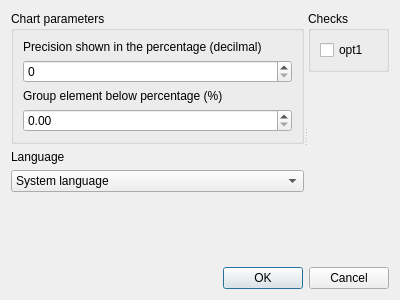
<?xml version="1.0" encoding="UTF-8"?>
<ui version="4.0">
 <class>SettingsDialog</class>
 <widget class="QDialog" name="SettingsDialog">
  <property name="geometry">
   <rect>
    <x>0</x>
    <y>0</y>
    <width>400</width>
    <height>300</height>
   </rect>
  </property>
  <property name="windowTitle">
   <string>Dialog</string>
  </property>
  <layout class="QVBoxLayout" name="verticalLayout">
   <item>
    <widget class="QSplitter" name="splitter">
     <property name="orientation">
      <enum>Qt::Horizontal</enum>
     </property>
     <widget class="QWidget" name="widget" native="true">
      <layout class="QVBoxLayout" name="verticalLayout_3">
       <item>
        <widget class="QGroupBox" name="groupBoxParams">
         <property name="title">
          <string>Chart parameters</string>
         </property>
         <layout class="QVBoxLayout" name="verticalLayout_2">
          <item>
           <widget class="QLabel" name="labelpercPrec">
            <property name="text">
             <string>Precision shown in the percentage (decilmal)</string>
            </property>
           </widget>
          </item>
          <item>
           <widget class="QSpinBox" name="spinBoxPrec">
            <property name="sizePolicy">
             <sizepolicy hsizetype="Preferred" vsizetype="Fixed">
              <horstretch>0</horstretch>
              <verstretch>0</verstretch>
             </sizepolicy>
            </property>
            <property name="maximum">
             <number>2</number>
            </property>
           </widget>
          </item>
          <item>
           <widget class="QLabel" name="abelGroupElem">
            <property name="text">
             <string>Group element below percentage (%)</string>
            </property>
           </widget>
          </item>
          <item>
           <widget class="QDoubleSpinBox" name="doubleSpinBoxOthersPerc">
            <property name="sizePolicy">
             <sizepolicy hsizetype="Preferred" vsizetype="Fixed">
              <horstretch>0</horstretch>
              <verstretch>0</verstretch>
             </sizepolicy>
            </property>
           </widget>
          </item>
         </layout>
        </widget>
       </item>
       <item>
        <widget class="QLabel" name="label">
         <property name="text">
          <string>Language</string>
         </property>
        </widget>
       </item>
       <item>
        <widget class="QComboBox" name="comboBoxLanguage">
         <item>
          <property name="text">
           <string>System language</string>
          </property>
         </item>
         <item>
          <property name="text">
           <string notr="true">English</string>
          </property>
         </item>
         <item>
          <property name="text">
           <string notr="true">Italian</string>
          </property>
         </item>
        </widget>
       </item>
       <item>
        <spacer name="verticalSpacer">
         <property name="orientation">
          <enum>Qt::Vertical</enum>
         </property>
         <property name="sizeHint" stdset="0">
          <size>
           <width>20</width>
           <height>40</height>
          </size>
         </property>
        </spacer>
       </item>
      </layout>
     </widget>
     <widget class="QWidget" name="widget_2" native="true">
      <layout class="QVBoxLayout" name="verticalLayout_5">
       <item>
        <widget class="QGroupBox" name="checks_groupBox">
         <property name="sizePolicy">
          <sizepolicy hsizetype="Expanding" vsizetype="Preferred">
           <horstretch>0</horstretch>
           <verstretch>0</verstretch>
          </sizepolicy>
         </property>
         <property name="title">
          <string>Checks</string>
         </property>
         <layout class="QVBoxLayout" name="verticalLayout_7">
          <item>
           <widget class="QCheckBox" name="checkBox">
            <property name="text">
             <string>opt1</string>
            </property>
           </widget>
          </item>
         </layout>
        </widget>
       </item>
       <item>
        <spacer name="verticalSpacer_2">
         <property name="orientation">
          <enum>Qt::Vertical</enum>
         </property>
         <property name="sizeHint" stdset="0">
          <size>
           <width>20</width>
           <height>40</height>
          </size>
         </property>
        </spacer>
       </item>
      </layout>
     </widget>
    </widget>
   </item>
   <item>
    <widget class="QDialogButtonBox" name="buttonBox">
     <property name="orientation">
      <enum>Qt::Horizontal</enum>
     </property>
     <property name="standardButtons">
      <set>QDialogButtonBox::Cancel|QDialogButtonBox::Ok</set>
     </property>
    </widget>
   </item>
  </layout>
 </widget>
 <resources/>
 <connections>
  <connection>
   <sender>buttonBox</sender>
   <signal>accepted()</signal>
   <receiver>SettingsDialog</receiver>
   <slot>accept()</slot>
   <hints>
    <hint type="sourcelabel">
     <x>248</x>
     <y>254</y>
    </hint>
    <hint type="destinationlabel">
     <x>157</x>
     <y>274</y>
    </hint>
   </hints>
  </connection>
  <connection>
   <sender>buttonBox</sender>
   <signal>rejected()</signal>
   <receiver>SettingsDialog</receiver>
   <slot>reject()</slot>
   <hints>
    <hint type="sourcelabel">
     <x>316</x>
     <y>260</y>
    </hint>
    <hint type="destinationlabel">
     <x>286</x>
     <y>274</y>
    </hint>
   </hints>
  </connection>
 </connections>
</ui>
